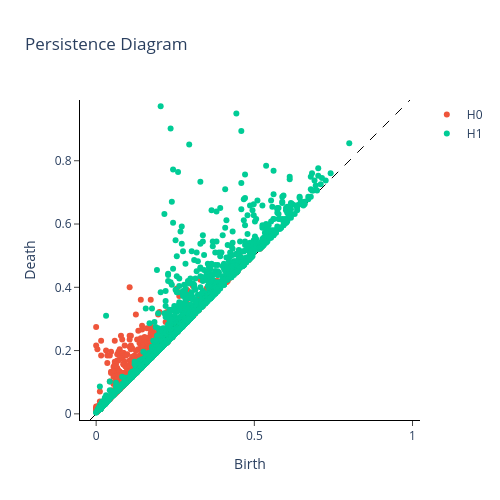

Notebook code cell kept with this figure:
### Markdown cell above
We will choose a random image and pre-process it.

### Code cell
def crop_img(img):
	"""
	Finds the extreme points on the image and crops the rectangular out of them
	"""
	gray = cv2.cvtColor(img, cv2.COLOR_RGB2GRAY)
	gray = cv2.GaussianBlur(gray, (3, 3), 0)

	# threshold the image, then perform a series of erosions +
	# dilations to remove any small regions of noise
	thresh = cv2.threshold(gray, 45, 255, cv2.THRESH_BINARY)[1]
	thresh = cv2.erode(thresh, None, iterations=2)
	thresh = cv2.dilate(thresh, None, iterations=2)

	# find contours in thresholded image, then grab the largest one
	cnts = cv2.findContours(thresh.copy(), cv2.RETR_EXTERNAL, cv2.CHAIN_APPROX_SIMPLE)
	cnts = imutils.grab_contours(cnts)
	c = max(cnts, key=cv2.contourArea)

	# find the extreme points
	extLeft = tuple(c[c[:, :, 0].argmin()][0])
	extRight = tuple(c[c[:, :, 0].argmax()][0])
	extTop = tuple(c[c[:, :, 1].argmin()][0])
	extBot = tuple(c[c[:, :, 1].argmax()][0])
	ADD_PIXELS = 0
	new_img = img[extTop[1]-ADD_PIXELS:extBot[1]+ADD_PIXELS, extLeft[0]-ADD_PIXELS:extRight[0]+ADD_PIXELS].copy()

	return new_img

# Pick a random file from the list of filenames.
image_path = random.choice(filenames)

# Load and preprocess the image
IMG_SIZE = 200
image = cv2.imread(image_path)

cropped = crop_img(image)
resized = cv2.resize(cropped, (IMG_SIZE, IMG_SIZE))
resized_rgb = cv2.cvtColor(resized, cv2.COLOR_BGR2RGB) #This step is necessary for displaying the image correctly in matplotlib (We will remove it when training for the whole folder)

# Show image in notebook
plt.imshow(resized_rgb)
plt.axis("off")
plt.show()

# Convert to grayscale for cubical persistence
gray = cv2.cvtColor(resized, cv2.COLOR_BGR2GRAY)
gray = gray / 255.0  # Normalize to [0,1]

# Prepare shape (n_samples, height, width)
X = gray[np.newaxis, :, :]

# Compute cubical persistence
cp = CubicalPersistence(homology_dimensions=(0, 1))
cp.fit(X)
diagrams = cp.fit_transform(X)

# Plot the persistence diagram
fig = cp.plot(diagrams, sample=0)
fig.update_layout(title="Persistence Diagram")
fig.show()

# Compute persistence landscape
pl = PersistenceLandscape(n_layers=5) 
landscapes = pl.fit_transform(diagrams)

# Plot the persiste
plt.figure(figsize=(10, 6))
for i in range(min(5, landscapes.shape[1])): 
    plt.plot(landscapes[0, i], label=f'Layer {i+1}')
plt.xlabel("Sample Points")
plt.title("Persistence Landscape")
plt.legend()
plt.show()

### Figure 1 — Plotly figure (JSON) as saved in the notebook; plotly's stock layout.template omitted (floating-point values rounded to 4 significant figures; data arrays with more than 128 entries replaced by an {"elided": "..."} marker saying what was removed)
{"data": [{"hoverinfo": "none", "line": {"color": "black", "dash": "dash", "width": 1}, "mode": "lines", "showlegend": false, "type": "scatter", "x": [-0.01945, 0.992], "y": [-0.01945, 0.992]}, {"hoverinfo": "text", "hovertext": {"elided": "1440 str values"}, "mode": "markers", "name": "H0", "type": "scatter", "x": {"elided": "1440 float values"}, "y": {"elided": "1440 float values"}}, {"hoverinfo": "text", "hovertext": {"elided": "2036 str values"}, "mode": "markers", "name": "H1", "type": "scatter", "x": {"elided": "2036 float values"}, "y": {"elided": "2036 float values"}}], "layout": {"height": 500, "plot_bgcolor": "white", "title": {"text": "Persistence Diagram"}, "width": 500, "xaxis": {"autorange": false, "exponentformat": "e", "linecolor": "black", "linewidth": 1, "mirror": false, "range": [-0.01945, 0.992], "showexponent": "all", "showline": true, "side": "bottom", "ticks": "outside", "title": {"text": "Birth"}, "type": "linear", "zeroline": true}, "yaxis": {"autorange": false, "exponentformat": "e", "linecolor": "black", "linewidth": 1, "mirror": false, "range": [-0.01945, 0.992], "scaleanchor": "x", "scaleratio": 1, "showexponent": "all", "showline": true, "side": "left", "ticks": "outside", "title": {"text": "Death"}, "type": "linear", "zeroline": true}}}
